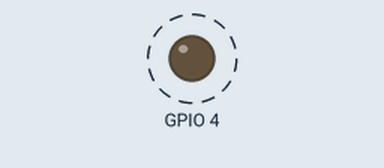
A sketch run on a simulated ESP32. Shown: output pins drawn as LEDs (lit = HIGH). Dashed ring = blinking. What the sketch prints to the serial monitor is not drawn.

Above: at 0.5 s.
Timing chart, 0 to 3.0 s (numbered marks = the images above):
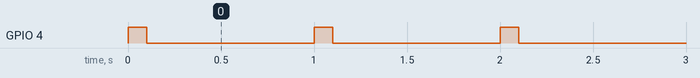

Measured:
- by itself, GPIO 4: alternates HIGH for 0.10 s and LOW for 0.90 s

The sketch:

Listing15-10.ino
```cpp
/*******************************************************************************
 * Sketch name: Expanded sketch
 * Description: Expansion of Listing 15-9
 * Created on:  February 2023
 * Author:      Neil Cameron
 * Book:        ESP32 Communication
 * Chapter :    15 - Libraries
 ******************************************************************************/

const int totalTime = 1000;
class flashLibrary
{
  public:
    flashLibrary(int pin, int time)    // constructor has same name as library
    {
      LEDpin = pin;         // LEDpin and LEDtime are
      LEDtime = time;         // local variables to the library
    }
    void begin(int baud = 115200)     // function called by main sketch
    {               // with a default baud rate
      Serial.begin(baud);
      pinMode(LEDpin, OUTPUT);
    }
    void flashLED()         // function called by main sketch
    {
      if(Serial.available()) LEDtime = Serial.parseInt();
      digitalWrite(LEDpin, HIGH);
      Serial.printf("HIGH time %d \n",LEDtime);
      delay(LEDtime);
      digitalWrite(LEDpin, LOW);
      delay(totalTime-LEDtime);
    }
  private:              // variables local to library
    int LEDpin;
    int LEDtime;
};                // note semi-colon

flashLibrary flash(4, 100);     // associate flash with library
void setup()          // and pass GPIO pin and LED time
{
  flash.begin();          // main sketch calls begin function
}
void loop()
{
  flash.flashLED();       // main sketch calls flashLED function
}
```
